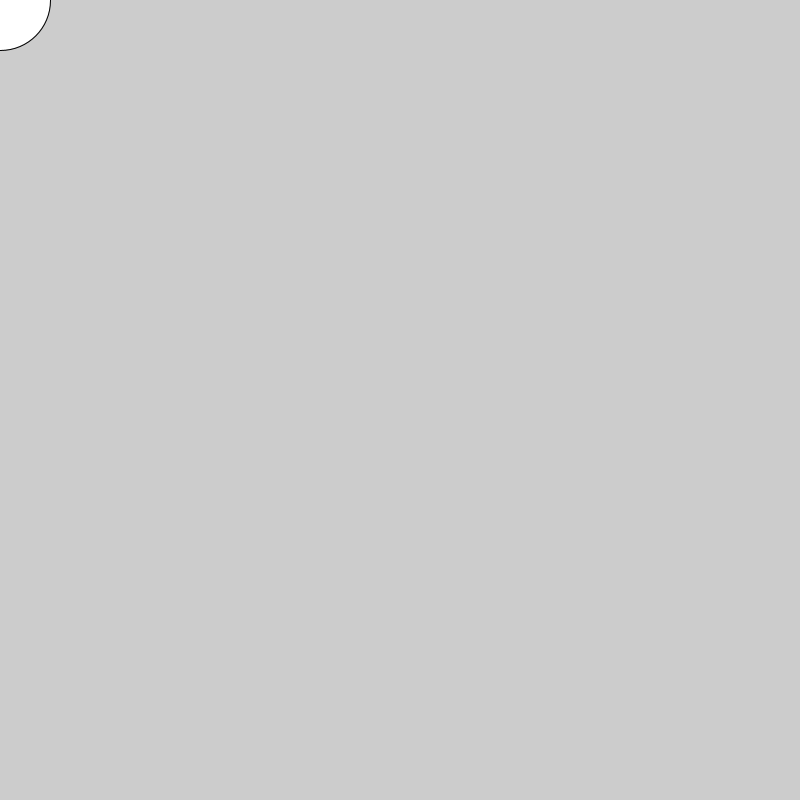
Frame 1 (no input)
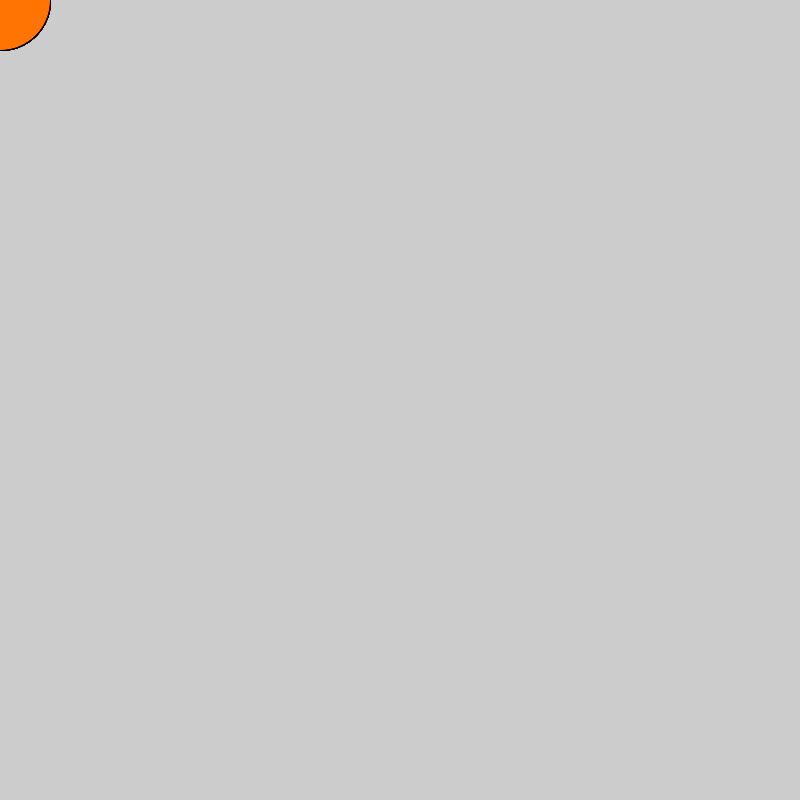
Frame 60 (the mouse pressed at the canvas centre just before this capture)
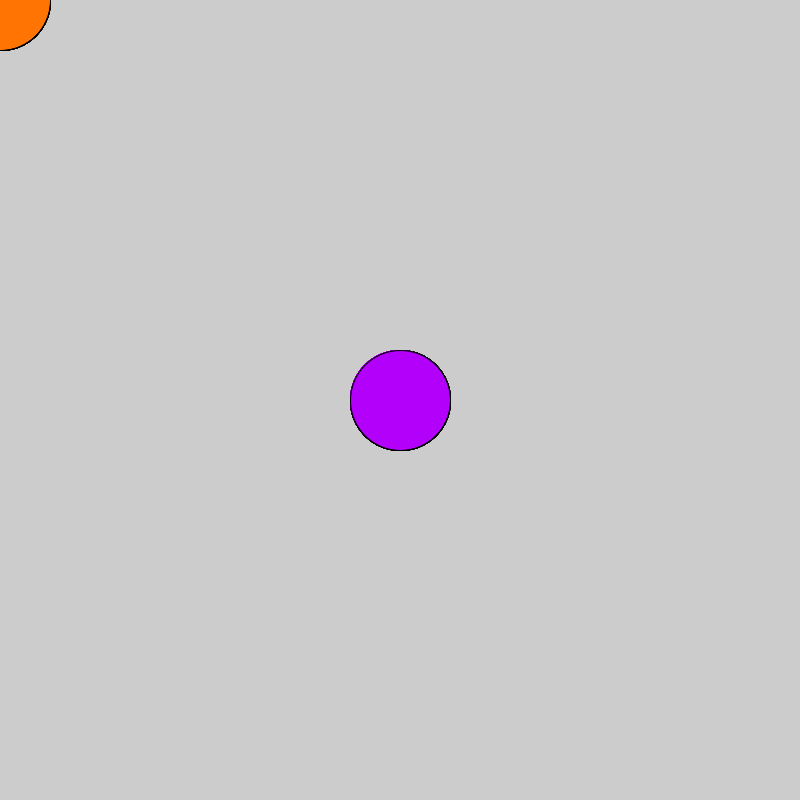
Frame 120 (the mouse held since frame 60 and released just before this capture)

The Processing sketch that drew these frames (run headless with seeded random() and noise(); from frame 60 on, the mouse is pressed at the canvas centre):

// Processing sketch: sketch_180709b
// ── sketch_180709b.pde
void setup() {
  size(800, 800);
}
void draw() {
  ellipse(mouseX, mouseY, 100, 100);
  fill(#B703FF);
  if (mousePressed) {
    fill(#B200FA);
  } else {
    fill(#FF7403);
  }
}
